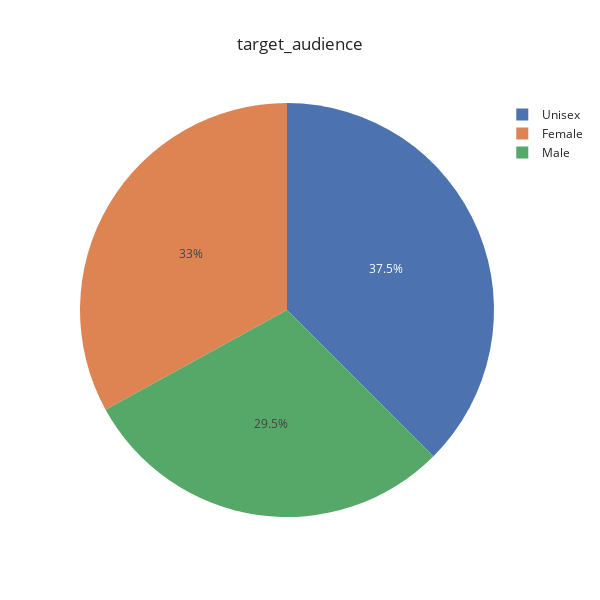

The notebook cell this image was saved under:
### Code cell
fig = px.pie(
    target_audience_counts,
    names="target_audience",
    values="count",
    title="target_audience",
    width=600, height=600,
    template='seaborn'
)
fig.show()

### Figure 1 — Plotly figure (JSON) as saved in the notebook; plotly's stock layout.template omitted (floating-point values rounded to 4 significant figures)
{"data": [{"domain": {"x": [0, 1], "y": [0, 1]}, "hovertemplate": "target_audience=%{label}<br>count=%{value}<extra></extra>", "labels": ["Unisex", "Female", "Male"], "legendgroup": "", "name": "", "showlegend": true, "type": "pie", "values": [376, 331, 296]}], "layout": {"height": 600, "legend": {"tracegroupgap": 0}, "title": {"text": "target_audience"}, "width": 600}}
